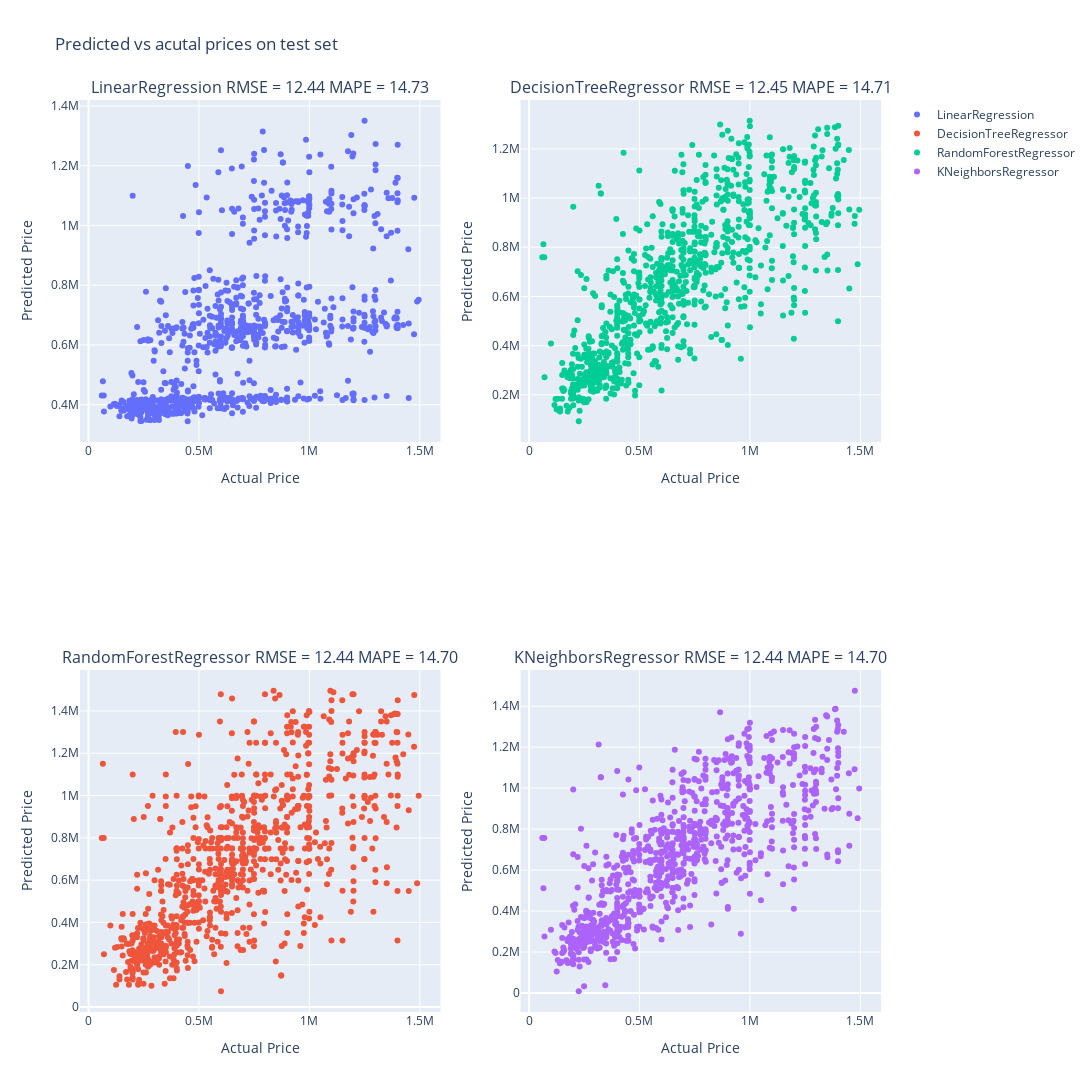

Write notebook code for a chart like this one.
### Code cell
y_test = np.exp(y_scaler.inverse_transform(y_test.reshape(-1, 1)))

fig = make_subplots(rows=2, cols=2  , subplot_titles=[f"{result['model_name']} RMSE = {result['test_rmse']:.2f} MAPE = {result['test_mape']:.2f}" for result in results])

row_idx = 1
col_idx = 1

for _ , result in enumerate(results):
    
    if row_idx > 2:
        row_idx = 1
        col_idx += 1
    
    y_test_pred = np.exp(result['y_test_pred'])

    fig.add_trace(go.Scatter(x=y_test.ravel(), y=y_test_pred.ravel(), mode='markers' , name = result['model_name']),
              row=row_idx, col=col_idx)

    fig.update_yaxes(title_text="Predicted Price", row=row_idx, col=col_idx)
    fig.update_xaxes(title_text="Actual Price", row=row_idx, col=col_idx)
    
    row_idx += 1


fig.update_layout(
    height=1200,  
    width=1300,  
    title_text="Predicted vs acutal prices on test set"
)


fig.show()

### Figure 1 — Plotly figure (JSON) as saved in the notebook; plotly's stock layout.template omitted (floating-point values rounded to 4 significant figures; data arrays with more than 128 entries replaced by an {"elided": "..."} marker saying what was removed)
{"data": [{"mode": "markers", "name": "LinearRegression", "type": "scatter", "x": {"elided": "893 float values"}, "xaxis": "x", "y": {"elided": "893 float values"}, "yaxis": "y"}, {"mode": "markers", "name": "DecisionTreeRegressor", "type": "scatter", "x": {"elided": "893 float values"}, "xaxis": "x3", "y": {"elided": "893 float values"}, "yaxis": "y3"}, {"mode": "markers", "name": "RandomForestRegressor", "type": "scatter", "x": {"elided": "893 float values"}, "xaxis": "x2", "y": {"elided": "893 float values"}, "yaxis": "y2"}, {"mode": "markers", "name": "KNeighborsRegressor", "type": "scatter", "x": {"elided": "893 float values"}, "xaxis": "x4", "y": {"elided": "893 float values"}, "yaxis": "y4"}], "layout": {"annotations": [{"font": {"size": 16}, "showarrow": false, "text": "LinearRegression RMSE = 12.44 MAPE = 14.73", "x": 0.225, "xanchor": "center", "xref": "paper", "y": 1, "yanchor": "bottom", "yref": "paper"}, {"font": {"size": 16}, "showarrow": false, "text": "DecisionTreeRegressor RMSE = 12.45 MAPE = 14.71", "x": 0.775, "xanchor": "center", "xref": "paper", "y": 1, "yanchor": "bottom", "yref": "paper"}, {"font": {"size": 16}, "showarrow": false, "text": "RandomForestRegressor RMSE = 12.44 MAPE = 14.70", "x": 0.225, "xanchor": "center", "xref": "paper", "y": 0.375, "yanchor": "bottom", "yref": "paper"}, {"font": {"size": 16}, "showarrow": false, "text": "KNeighborsRegressor RMSE = 12.44 MAPE = 14.70", "x": 0.775, "xanchor": "center", "xref": "paper", "y": 0.375, "yanchor": "bottom", "yref": "paper"}], "height": 1200, "title": {"text": "Predicted vs acutal prices on test set"}, "width": 1300, "xaxis": {"anchor": "y", "domain": [0, 0.45], "title": {"text": "Actual Price"}}, "xaxis2": {"anchor": "y2", "domain": [0.55, 1], "title": {"text": "Actual Price"}}, "xaxis3": {"anchor": "y3", "domain": [0, 0.45], "title": {"text": "Actual Price"}}, "xaxis4": {"anchor": "y4", "domain": [0.55, 1], "title": {"text": "Actual Price"}}, "yaxis": {"anchor": "x", "domain": [0.625, 1], "title": {"text": "Predicted Price"}}, "yaxis2": {"anchor": "x2", "domain": [0.625, 1], "title": {"text": "Predicted Price"}}, "yaxis3": {"anchor": "x3", "domain": [0, 0.375], "title": {"text": "Predicted Price"}}, "yaxis4": {"anchor": "x4", "domain": [0, 0.375], "title": {"text": "Predicted Price"}}}}
